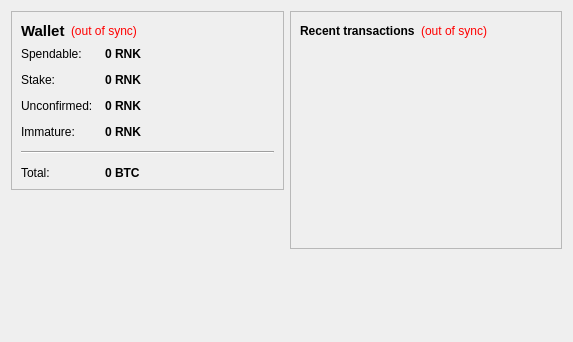
<?xml version="1.0" encoding="UTF-8"?>
<ui version="4.0">
 <class>OverviewPage</class>
 <widget class="QWidget" name="OverviewPage">
  <property name="geometry">
   <rect>
    <x>0</x>
    <y>0</y>
    <width>573</width>
    <height>342</height>
   </rect>
  </property>
  <property name="windowTitle">
   <string>Form</string>
  </property>
  <layout class="QHBoxLayout" name="horizontalLayout" stretch="1,1">
   <item>
    <layout class="QVBoxLayout" name="verticalLayout_2">
     <item>
      <widget class="QFrame" name="frame">
       <property name="frameShape">
        <enum>QFrame::StyledPanel</enum>
       </property>
       <property name="frameShadow">
        <enum>QFrame::Raised</enum>
       </property>
       <layout class="QVBoxLayout" name="verticalLayout_4">
        <item>
         <layout class="QHBoxLayout" name="horizontalLayout_4">
          <item>
           <widget class="QLabel" name="label_5">
            <property name="font">
             <font>
              <pointsize>11</pointsize>
              <weight>75</weight>
              <bold>true</bold>
             </font>
            </property>
            <property name="text">
             <string>Wallet</string>
            </property>
           </widget>
          </item>
          <item>
           <widget class="QLabel" name="labelWalletStatus">
            <property name="toolTip">
             <string>The displayed information may be out of date. Your wallet automatically synchronizes with the Rankine network after a connection is established, but this process has not completed yet.</string>
            </property>
            <property name="styleSheet">
             <string notr="true">QLabel { color: red; }</string>
            </property>
            <property name="text">
             <string notr="true">(out of sync)</string>
            </property>
            <property name="alignment">
             <set>Qt::AlignLeading|Qt::AlignLeft|Qt::AlignVCenter</set>
            </property>
           </widget>
          </item>
          <item>
           <spacer name="horizontalSpacer_2">
            <property name="orientation">
             <enum>Qt::Horizontal</enum>
            </property>
            <property name="sizeHint" stdset="0">
             <size>
              <width>40</width>
              <height>20</height>
             </size>
            </property>
           </spacer>
          </item>
         </layout>
        </item>
        <item>
         <layout class="QFormLayout" name="formLayout_2">
          <property name="fieldGrowthPolicy">
           <enum>QFormLayout::AllNonFixedFieldsGrow</enum>
          </property>
          <property name="horizontalSpacing">
           <number>12</number>
          </property>
          <property name="verticalSpacing">
           <number>12</number>
          </property>
          <item row="0" column="0">
           <widget class="QLabel" name="label">
            <property name="text">
             <string>Spendable:</string>
            </property>
           </widget>
          </item>
          <item row="0" column="1">
           <widget class="QLabel" name="labelBalance">
            <property name="font">
             <font>
              <weight>75</weight>
              <bold>true</bold>
             </font>
            </property>
            <property name="cursor">
             <cursorShape>IBeamCursor</cursorShape>
            </property>
            <property name="toolTip">
             <string>Your current spendable balance</string>
            </property>
            <property name="text">
             <string notr="true">0 RNK</string>
            </property>
            <property name="textInteractionFlags">
             <set>Qt::LinksAccessibleByMouse|Qt::TextSelectableByKeyboard|Qt::TextSelectableByMouse</set>
            </property>
           </widget>
          </item>
          <item row="1" column="0">
           <widget class="QLabel" name="label_6">
            <property name="text">
             <string>Stake:</string>
            </property>
           </widget>
          </item>
          <item row="1" column="1">
           <widget class="QLabel" name="labelStake">
            <property name="font">
             <font>
              <weight>75</weight>
              <bold>true</bold>
             </font>
            </property>
            <property name="cursor">
             <cursorShape>IBeamCursor</cursorShape>
            </property>
            <property name="toolTip">
             <string>Total of coins that was staked, and do not yet count toward the current balance</string>
            </property>
            <property name="text">
             <string notr="true">0 RNK</string>
            </property>
            <property name="textInteractionFlags">
             <set>Qt::LinksAccessibleByMouse|Qt::TextSelectableByKeyboard|Qt::TextSelectableByMouse</set>
            </property>
           </widget>
          </item>
          <item row="2" column="0">
           <widget class="QLabel" name="label_3">
            <property name="text">
             <string>Unconfirmed:</string>
            </property>
           </widget>
          </item>
          <item row="2" column="1">
           <widget class="QLabel" name="labelUnconfirmed">
            <property name="font">
             <font>
              <weight>75</weight>
              <bold>true</bold>
             </font>
            </property>
            <property name="cursor">
             <cursorShape>IBeamCursor</cursorShape>
            </property>
            <property name="toolTip">
             <string>Total of transactions that have yet to be confirmed, and do not yet count toward the current balance</string>
            </property>
            <property name="text">
             <string notr="true">0 RNK</string>
            </property>
            <property name="textInteractionFlags">
             <set>Qt::LinksAccessibleByMouse|Qt::TextSelectableByKeyboard|Qt::TextSelectableByMouse</set>
            </property>
           </widget>
          </item>
          <item row="3" column="0">
           <widget class="QLabel" name="labelImmatureText">
            <property name="text">
             <string>Immature:</string>
            </property>
           </widget>
          </item>
          <item row="3" column="1">
           <widget class="QLabel" name="labelImmature">
            <property name="font">
             <font>
              <weight>75</weight>
              <bold>true</bold>
             </font>
            </property>
            <property name="toolTip">
             <string>Mined balance that has not yet matured</string>
            </property>
            <property name="text">
             <string notr="true">0 RNK</string>
            </property>
            <property name="textInteractionFlags">
             <set>Qt::LinksAccessibleByMouse|Qt::TextSelectableByKeyboard|Qt::TextSelectableByMouse</set>
            </property>
           </widget>
          </item>
          <item row="4" column="0" colspan="2">
           <widget class="Line" name="line">
            <property name="orientation">
             <enum>Qt::Horizontal</enum>
            </property>
           </widget>
          </item>
          <item row="5" column="0">
           <widget class="QLabel" name="labelTotalText">
            <property name="text">
             <string>Total:</string>
            </property>
           </widget>
          </item>
          <item row="5" column="1">
           <widget class="QLabel" name="labelTotal">
            <property name="font">
             <font>
              <weight>75</weight>
              <bold>true</bold>
             </font>
            </property>
            <property name="cursor">
             <cursorShape>IBeamCursor</cursorShape>
            </property>
            <property name="toolTip">
             <string>Your current total balance</string>
            </property>
            <property name="text">
             <string notr="true">0 BTC</string>
            </property>
            <property name="textInteractionFlags">
             <set>Qt::LinksAccessibleByMouse|Qt::TextSelectableByKeyboard|Qt::TextSelectableByMouse</set>
            </property>
           </widget>
          </item>
         </layout>
        </item>
       </layout>
      </widget>
     </item>
     <item>
      <spacer name="verticalSpacer">
       <property name="orientation">
        <enum>Qt::Vertical</enum>
       </property>
       <property name="sizeHint" stdset="0">
        <size>
         <width>20</width>
         <height>40</height>
        </size>
       </property>
      </spacer>
     </item>
    </layout>
   </item>
   <item>
    <layout class="QVBoxLayout" name="verticalLayout_3">
     <item>
      <widget class="QFrame" name="frame_2">
       <property name="frameShape">
        <enum>QFrame::StyledPanel</enum>
       </property>
       <property name="frameShadow">
        <enum>QFrame::Raised</enum>
       </property>
       <layout class="QVBoxLayout" name="verticalLayout">
        <item>
         <layout class="QHBoxLayout" name="horizontalLayout_2">
          <item>
           <widget class="QLabel" name="label_4">
            <property name="text">
             <string>&lt;b&gt;Recent transactions&lt;/b&gt;</string>
            </property>
           </widget>
          </item>
          <item>
           <widget class="QLabel" name="labelTransactionsStatus">
            <property name="toolTip">
             <string>The displayed information may be out of date. Your wallet automatically synchronizes with the Rankine network after a connection is established, but this process has not completed yet.</string>
            </property>
            <property name="styleSheet">
             <string notr="true">QLabel { color: red; }</string>
            </property>
            <property name="text">
             <string notr="true">(out of sync)</string>
            </property>
            <property name="alignment">
             <set>Qt::AlignRight|Qt::AlignTrailing|Qt::AlignVCenter</set>
            </property>
           </widget>
          </item>
          <item>
           <spacer name="horizontalSpacer">
            <property name="orientation">
             <enum>Qt::Horizontal</enum>
            </property>
            <property name="sizeHint" stdset="0">
             <size>
              <width>40</width>
              <height>20</height>
             </size>
            </property>
           </spacer>
          </item>
         </layout>
        </item>
        <item>
         <widget class="QListView" name="listTransactions">
          <property name="styleSheet">
           <string notr="true">QListView { background: transparent; }</string>
          </property>
          <property name="frameShape">
           <enum>QFrame::NoFrame</enum>
          </property>
          <property name="verticalScrollBarPolicy">
           <enum>Qt::ScrollBarAlwaysOff</enum>
          </property>
          <property name="horizontalScrollBarPolicy">
           <enum>Qt::ScrollBarAlwaysOff</enum>
          </property>
          <property name="selectionMode">
           <enum>QAbstractItemView::NoSelection</enum>
          </property>
         </widget>
        </item>
       </layout>
      </widget>
     </item>
     <item>
      <spacer name="verticalSpacer_2">
       <property name="orientation">
        <enum>Qt::Vertical</enum>
       </property>
       <property name="sizeHint" stdset="0">
        <size>
         <width>20</width>
         <height>40</height>
        </size>
       </property>
      </spacer>
     </item>
    </layout>
   </item>
  </layout>
 </widget>
 <resources/>
 <connections/>
</ui>
